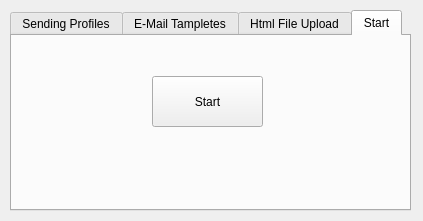
<?xml version="1.0" encoding="UTF-8"?>
<ui version="4.0">
 <class>Form</class>
 <widget class="QWidget" name="Form">
  <property name="geometry">
   <rect>
    <x>0</x>
    <y>0</y>
    <width>423</width>
    <height>221</height>
   </rect>
  </property>
  <property name="windowTitle">
   <string>Form</string>
  </property>
  <property name="styleSheet">
   <string notr="true">plastique</string>
  </property>
  <widget class="QTabWidget" name="tabWidget">
   <property name="geometry">
    <rect>
     <x>10</x>
     <y>10</y>
     <width>401</width>
     <height>201</height>
    </rect>
   </property>
   <property name="currentIndex">
    <number>3</number>
   </property>
   <widget class="QWidget" name="tab">
    <attribute name="title">
     <string>Sending Profiles</string>
    </attribute>
    <widget class="QGroupBox" name="groupBox">
     <property name="geometry">
      <rect>
       <x>0</x>
       <y>20</y>
       <width>391</width>
       <height>51</height>
      </rect>
     </property>
     <property name="title">
      <string>Smtp Server</string>
     </property>
     <widget class="QLineEdit" name="lineEdit">
      <property name="geometry">
       <rect>
        <x>10</x>
        <y>20</y>
        <width>141</width>
        <height>20</height>
       </rect>
      </property>
     </widget>
    </widget>
    <widget class="QGroupBox" name="groupBox_2">
     <property name="geometry">
      <rect>
       <x>0</x>
       <y>70</y>
       <width>391</width>
       <height>51</height>
      </rect>
     </property>
     <property name="title">
      <string>Port</string>
     </property>
     <widget class="QLineEdit" name="lineEdit_2">
      <property name="geometry">
       <rect>
        <x>10</x>
        <y>20</y>
        <width>141</width>
        <height>20</height>
       </rect>
      </property>
     </widget>
     <widget class="QPushButton" name="pushButton">
      <property name="geometry">
       <rect>
        <x>200</x>
        <y>20</y>
        <width>81</width>
        <height>23</height>
       </rect>
      </property>
      <property name="text">
       <string>Authenticate</string>
      </property>
     </widget>
     <widget class="QLabel" name="label">
      <property name="geometry">
       <rect>
        <x>300</x>
        <y>20</y>
        <width>91</width>
        <height>21</height>
       </rect>
      </property>
      <property name="font">
       <font>
        <weight>75</weight>
        <bold>true</bold>
       </font>
      </property>
      <property name="text">
       <string/>
      </property>
     </widget>
    </widget>
    <widget class="QRadioButton" name="radioButton">
     <property name="geometry">
      <rect>
       <x>20</x>
       <y>180</y>
       <width>82</width>
       <height>17</height>
      </rect>
     </property>
     <property name="text">
      <string>start-tls</string>
     </property>
    </widget>
    <widget class="QCheckBox" name="checkBox">
     <property name="geometry">
      <rect>
       <x>330</x>
       <y>140</y>
       <width>70</width>
       <height>17</height>
      </rect>
     </property>
     <property name="text">
      <string>Start Tls</string>
     </property>
    </widget>
    <widget class="QGroupBox" name="groupBox_3">
     <property name="geometry">
      <rect>
       <x>0</x>
       <y>120</y>
       <width>161</width>
       <height>51</height>
      </rect>
     </property>
     <property name="title">
      <string>Username</string>
     </property>
     <widget class="QLineEdit" name="lineEdit_3">
      <property name="geometry">
       <rect>
        <x>10</x>
        <y>20</y>
        <width>141</width>
        <height>20</height>
       </rect>
      </property>
     </widget>
    </widget>
    <widget class="QGroupBox" name="groupBox_7">
     <property name="geometry">
      <rect>
       <x>160</x>
       <y>120</y>
       <width>161</width>
       <height>51</height>
      </rect>
     </property>
     <property name="title">
      <string>Password</string>
     </property>
     <widget class="QLineEdit" name="lineEdit_4">
      <property name="geometry">
       <rect>
        <x>10</x>
        <y>20</y>
        <width>141</width>
        <height>20</height>
       </rect>
      </property>
      <property name="echoMode">
       <enum>QLineEdit::Password</enum>
      </property>
     </widget>
    </widget>
   </widget>
   <widget class="QWidget" name="tab_2">
    <attribute name="title">
     <string>E-Mail Tampletes</string>
    </attribute>
    <widget class="QGroupBox" name="groupBox_4">
     <property name="geometry">
      <rect>
       <x>0</x>
       <y>20</y>
       <width>391</width>
       <height>51</height>
      </rect>
     </property>
     <property name="title">
      <string>Sender</string>
     </property>
     <widget class="QLineEdit" name="lineEdit_5">
      <property name="geometry">
       <rect>
        <x>10</x>
        <y>20</y>
        <width>141</width>
        <height>20</height>
       </rect>
      </property>
     </widget>
    </widget>
    <widget class="QGroupBox" name="groupBox_5">
     <property name="geometry">
      <rect>
       <x>0</x>
       <y>70</y>
       <width>391</width>
       <height>51</height>
      </rect>
     </property>
     <property name="title">
      <string>Receiver</string>
     </property>
     <widget class="QLineEdit" name="lineEdit_6">
      <property name="geometry">
       <rect>
        <x>10</x>
        <y>20</y>
        <width>141</width>
        <height>20</height>
       </rect>
      </property>
     </widget>
    </widget>
    <widget class="QGroupBox" name="groupBox_6">
     <property name="geometry">
      <rect>
       <x>0</x>
       <y>120</y>
       <width>391</width>
       <height>51</height>
      </rect>
     </property>
     <property name="title">
      <string>Subject</string>
     </property>
     <widget class="QLineEdit" name="lineEdit_7">
      <property name="geometry">
       <rect>
        <x>10</x>
        <y>20</y>
        <width>141</width>
        <height>20</height>
       </rect>
      </property>
     </widget>
    </widget>
   </widget>
   <widget class="QWidget" name="tab_3">
    <attribute name="title">
     <string>Html File Upload</string>
    </attribute>
    <widget class="QPushButton" name="pushButton_2">
     <property name="enabled">
      <bool>true</bool>
     </property>
     <property name="geometry">
      <rect>
       <x>50</x>
       <y>60</y>
       <width>81</width>
       <height>41</height>
      </rect>
     </property>
     <property name="toolTip">
      <string>&lt;html&gt;&lt;head/&gt;&lt;body&gt;&lt;p&gt;&lt;br/&gt;&lt;/p&gt;&lt;/body&gt;&lt;/html&gt;</string>
     </property>
     <property name="text">
      <string>Select File</string>
     </property>
    </widget>
    <widget class="QPushButton" name="pushButton_3">
     <property name="geometry">
      <rect>
       <x>240</x>
       <y>60</y>
       <width>91</width>
       <height>41</height>
      </rect>
     </property>
     <property name="text">
      <string>View</string>
     </property>
    </widget>
   </widget>
   <widget class="QWidget" name="tab_4">
    <attribute name="title">
     <string>Start</string>
    </attribute>
    <widget class="QPushButton" name="pushButton_4">
     <property name="geometry">
      <rect>
       <x>140</x>
       <y>40</y>
       <width>111</width>
       <height>51</height>
      </rect>
     </property>
     <property name="text">
      <string>Start</string>
     </property>
    </widget>
    <widget class="QLabel" name="label_2">
     <property name="geometry">
      <rect>
       <x>170</x>
       <y>110</y>
       <width>111</width>
       <height>21</height>
      </rect>
     </property>
     <property name="font">
      <font>
       <weight>75</weight>
       <bold>true</bold>
      </font>
     </property>
     <property name="text">
      <string/>
     </property>
    </widget>
   </widget>
  </widget>
 </widget>
 <resources/>
 <connections>
  <connection>
   <sender>pushButton_3</sender>
   <signal>clicked()</signal>
   <receiver>tabWidget</receiver>
   <slot>setFocus()</slot>
   <hints>
    <hint type="sourcelabel">
     <x>287</x>
     <y>112</y>
    </hint>
    <hint type="destinationlabel">
     <x>210</x>
     <y>110</y>
    </hint>
   </hints>
  </connection>
 </connections>
</ui>
